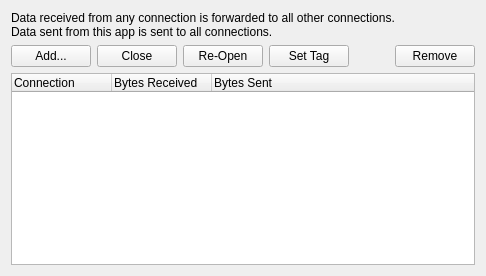
          <widget class="QWidget" name="tab_2">
           <attribute name="title">
            <string>Forwarding</string>
           </attribute>
           <layout class="QVBoxLayout" name="verticalLayout_20">
            <item>
             <widget class="QLabel" name="label_34">
              <property name="text">
               <string>Data received from any connection is forwarded to all other connections.
Data sent from this app is sent to all connections.</string>
              </property>
              <property name="wordWrap">
               <bool>true</bool>
              </property>
             </widget>
            </item>
            <item>
             <layout class="QHBoxLayout" name="horizontalLayout_22">
              <item>
               <widget class="QPushButton" name="pushButton_forward_add">
                <property name="text">
                 <string>Add...</string>
                </property>
               </widget>
              </item>
              <item>
               <widget class="QPushButton" name="pushButton_forward_close">
                <property name="text">
                 <string>Close</string>
                </property>
               </widget>
              </item>
              <item>
               <widget class="QPushButton" name="pushButton_forward_reOpen">
                <property name="text">
                 <string>Re-Open</string>
                </property>
               </widget>
              </item>
              <item>
               <widget class="QPushButton" name="pushButton_forward_setTag">
                <property name="text">
                 <string>Set Tag</string>
                </property>
               </widget>
              </item>
              <item>
               <spacer name="horizontalSpacer_22">
                <property name="orientation">
                 <enum>Qt::Horizontal</enum>
                </property>
                <property name="sizeHint" stdset="0">
                 <size>
                  <width>40</width>
                  <height>20</height>
                 </size>
                </property>
               </spacer>
              </item>
              <item>
               <widget class="QPushButton" name="pushButton_forward_remove">
                <property name="text">
                 <string>Remove</string>
                </property>
               </widget>
              </item>
             </layout>
            </item>
            <item>
             <widget class="QTreeWidget" name="treeWidget_forward">
              <column>
               <property name="text">
                <string>Connection</string>
               </property>
              </column>
              <column>
               <property name="text">
                <string>Bytes Received</string>
               </property>
              </column>
              <column>
               <property name="text">
                <string>Bytes Sent</string>
               </property>
              </column>
             </widget>
            </item>
           </layout>
          </widget>
